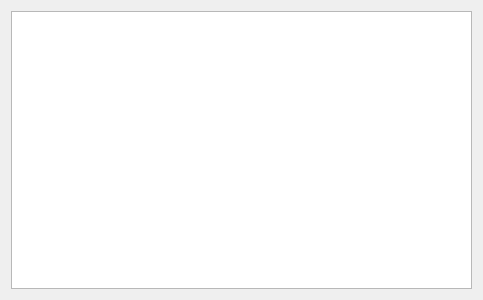
<?xml version="1.0" encoding="UTF-8"?>
<ui version="4.0">
 <class>QueueWidget</class>
 <widget class="QWidget" name="QueueWidget">
  <property name="geometry">
   <rect>
    <x>0</x>
    <y>0</y>
    <width>483</width>
    <height>300</height>
   </rect>
  </property>
  <property name="windowTitle">
   <string>Form</string>
  </property>
  <layout class="QHBoxLayout" name="horizontalLayout">
   <item>
    <widget class="QListWidget" name="queueListWidget">
     <property name="contextMenuPolicy">
      <enum>Qt::ContextMenuPolicy::CustomContextMenu</enum>
     </property>
     <property name="dragDropMode">
      <enum>QAbstractItemView::DragDropMode::InternalMove</enum>
     </property>
    </widget>
   </item>
  </layout>
 </widget>
 <resources/>
 <connections/>
</ui>
